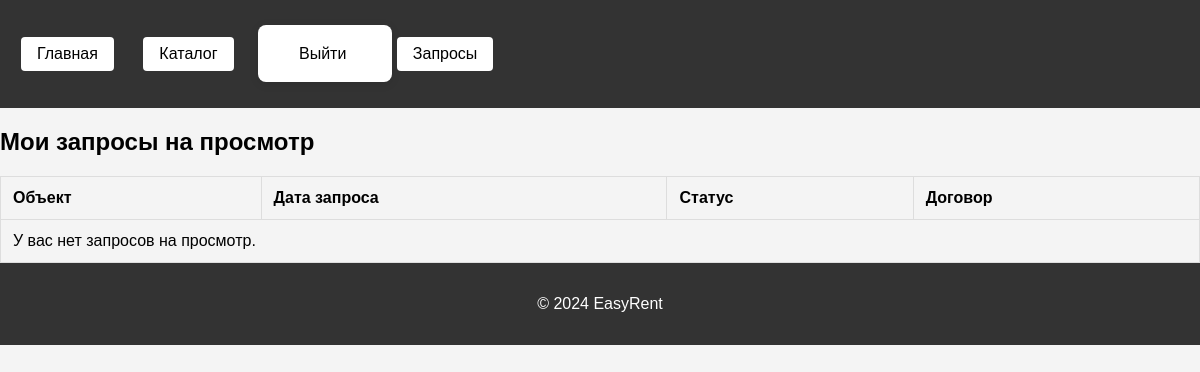
The app's page /my_requests/ (signed in), older data.
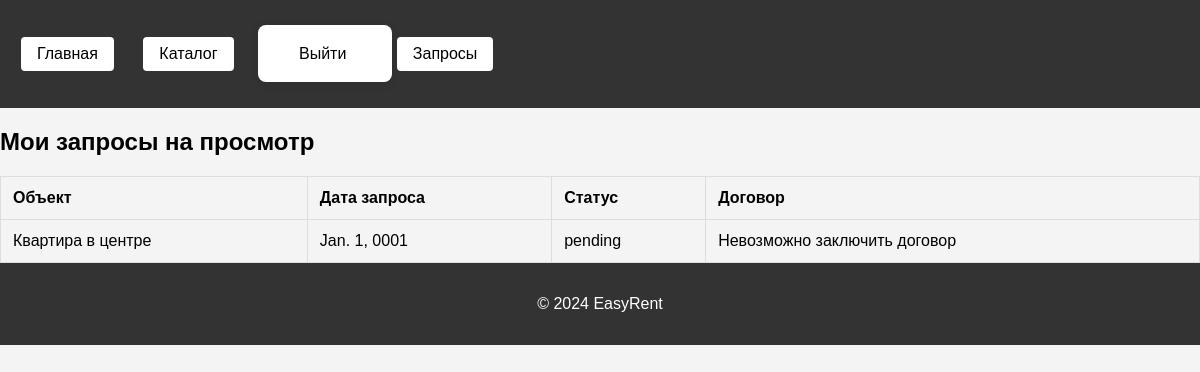
The same page, newer data.
### core/models.py (models this page shows, shortened)
class ViewingRequest(models.Model):
    STATUS_CHOICES = [
        ('pending', 'Ожидает подтверждения'),
        ('confirmed', 'Подтверждено'),
    ]
    property = models.ForeignKey(Property, on_delete=models.CASCADE)
    user = models.ForeignKey(settings.AUTH_USER_MODEL, on_delete=models.CASCADE)
    request_date = models.DateTimeField(auto_now_add=True)
    status = models.CharField(max_length=10, choices=STATUS_CHOICES, default='pending')
    viewing_time = models.DateField() # Время, когда клиент хочет посмотреть объект

class Property(models.Model):
    PROPERTY_STATUS = [
        ('available', 'Свободно'),
        ('rented', 'Сдано'),
    ]
    title = models.CharField(max_length=100)
    description = models.TextField()
    area = models.DecimalField(max_digits=8, decimal_places=2)
    location = models.CharField(max_length=255)
    price = models.DecimalField(max_digits=10, decimal_places=2)
    status = models.CharField(max_length=10, choices=PROPERTY_STATUS, default='available')

### core/views.py (the view)
# urls.py: path('my_requests/', views.my_viewing_requests, name='my_viewing_requests'),
@login_required
def my_viewing_requests(request):
    requests = ViewingRequest.objects.filter(user=request.user)
    return render(request, 'core/my_viewing_requests.html', {'requests': requests})

### core/templates/core/my_viewing_requests.html
{% extends 'base.html' %}
{% block content %}
  <h2>Мои запросы на просмотр</h2>
  <table class="requests-table">
    <thead>
      <tr>
        <th>Объект</th>
        <th>Дата запроса</th>
        <th>Статус</th>
        <th>Договор</th>
      </tr>
    </thead>
    <tbody>
      {% for request in requests %}
        <tr>
          <td>{{ request.property.title }}</td>
          <td>{{ request.viewing_time }}</td>
          <td>{{ request.status }}</td>
          <td>
            {% if request.status == 'confirmed' %}
              <a href="{% url 'core:create_rental_agreement' request.id %}">Заключить договор</a>
            {% else %}
              Невозможно заключить договор
            {% endif %}
          </td>
        </tr>
      {% empty %}
        <tr>
          <td colspan="4">У вас нет запросов на просмотр.</td>
        </tr>
      {% endfor %}
    </tbody>
  </table>
{% endblock %}

Row changes from the older to the newer data that the page shows:
added ViewingRequest: property "Квартира в центре", viewing_time "Jan. 1, 0001", status "pending", shows "Невозможно заключить договор"
Text that changed along with them:
text no longer shown: "У вас нет запросов на просмотр."
